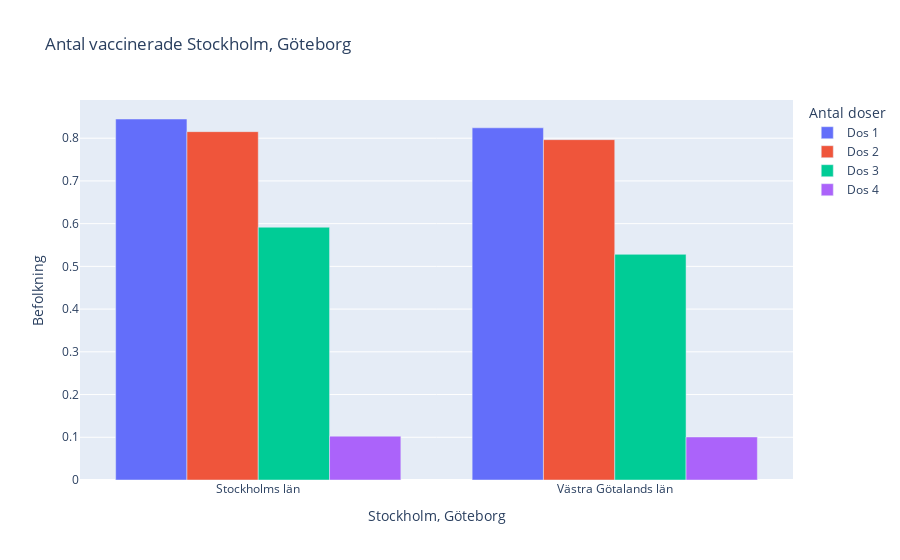

Notebook source saved alongside this figure:
### Markdown cell above
## f) 
Tag Västra Götalands län och Stockholms län och rita diagram över andelen vaccinerade med minst 1 dos,
två doser, tre doser och fyra doser.

### Code cell
city_conditon = ['Göteborg', 'Stockholm'] ## keyword for search

df_cities = df_vaccin_data[df_vaccin_data['Kommun_namn'].isin(city_conditon)] ## uses same start as, assignent = D)
grouped_by_province = df_cities.groupby("Län")


dos_andel_1 = grouped_by_province["Antal minst 1 dos"].sum() / grouped_by_province["Befolkning"].sum()
dos_andel_2 = grouped_by_province["Antal minst 2 doser"].sum() / grouped_by_province["Befolkning"].sum()
dos_andel_3 = grouped_by_province["Antal 3 doser"].sum() / grouped_by_province["Befolkning"].sum()
dos_andel_4 = grouped_by_province["Antal 4 doser"].sum() / grouped_by_province["Befolkning"].sum()

# samma logik som första 

fig = px.bar(
    y = [dos_andel_1, dos_andel_2, dos_andel_3, dos_andel_4],
    x = df_cities.Län_namn.unique(),
    barmode ="group",
    labels={
        "value": "Befolkning",
        "variable": "Antal doser",
        "x": "Stockholm, Göteborg",
    },
    title="Antal vaccinerade Stockholm, Göteborg"
)

newnames = {
    "wide_variable_0": "Dos 1",
    "wide_variable_1": "Dos 2",
    "wide_variable_2": "Dos 3",
    "wide_variable_3": "Dos 4"
}

# same solution as above exercise
fig.for_each_trace(lambda t: t.update(name=newnames[t.name]))
fig.show()

### Figure 1 — Plotly figure (JSON) as saved in the notebook; plotly's stock layout.template omitted (floating-point values rounded to 4 significant figures)
{"data": [{"alignmentgroup": "True", "hovertemplate": "Antal doser=wide_variable_0<br>Stockholm, Göteborg=%{x}<br>Befolkning=%{y}<extra></extra>", "legendgroup": "wide_variable_0", "marker": {"color": "#636efa", "pattern": {"shape": ""}}, "name": "Dos 1", "offsetgroup": "wide_variable_0", "orientation": "v", "showlegend": true, "textposition": "auto", "type": "bar", "x": ["Stockholms län", "Västra Götalands län"], "xaxis": "x", "y": [0.8449, 0.8243], "yaxis": "y"}, {"alignmentgroup": "True", "hovertemplate": "Antal doser=wide_variable_1<br>Stockholm, Göteborg=%{x}<br>Befolkning=%{y}<extra></extra>", "legendgroup": "wide_variable_1", "marker": {"color": "#EF553B", "pattern": {"shape": ""}}, "name": "Dos 2", "offsetgroup": "wide_variable_1", "orientation": "v", "showlegend": true, "textposition": "auto", "type": "bar", "x": ["Stockholms län", "Västra Götalands län"], "xaxis": "x", "y": [0.8153, 0.7965], "yaxis": "y"}, {"alignmentgroup": "True", "hovertemplate": "Antal doser=wide_variable_2<br>Stockholm, Göteborg=%{x}<br>Befolkning=%{y}<extra></extra>", "legendgroup": "wide_variable_2", "marker": {"color": "#00cc96", "pattern": {"shape": ""}}, "name": "Dos 3", "offsetgroup": "wide_variable_2", "orientation": "v", "showlegend": true, "textposition": "auto", "type": "bar", "x": ["Stockholms län", "Västra Götalands län"], "xaxis": "x", "y": [0.5917, 0.5282], "yaxis": "y"}, {"alignmentgroup": "True", "hovertemplate": "Antal doser=wide_variable_3<br>Stockholm, Göteborg=%{x}<br>Befolkning=%{y}<extra></extra>", "legendgroup": "wide_variable_3", "marker": {"color": "#ab63fa", "pattern": {"shape": ""}}, "name": "Dos 4", "offsetgroup": "wide_variable_3", "orientation": "v", "showlegend": true, "textposition": "auto", "type": "bar", "x": ["Stockholms län", "Västra Götalands län"], "xaxis": "x", "y": [0.1026, 0.1007], "yaxis": "y"}], "layout": {"barmode": "group", "legend": {"title": {"text": "Antal doser"}, "tracegroupgap": 0}, "title": {"text": "Antal vaccinerade Stockholm, Göteborg"}, "xaxis": {"anchor": "y", "domain": [0, 1], "title": {"text": "Stockholm, Göteborg"}}, "yaxis": {"anchor": "x", "domain": [0, 1], "title": {"text": "Befolkning"}}}}
